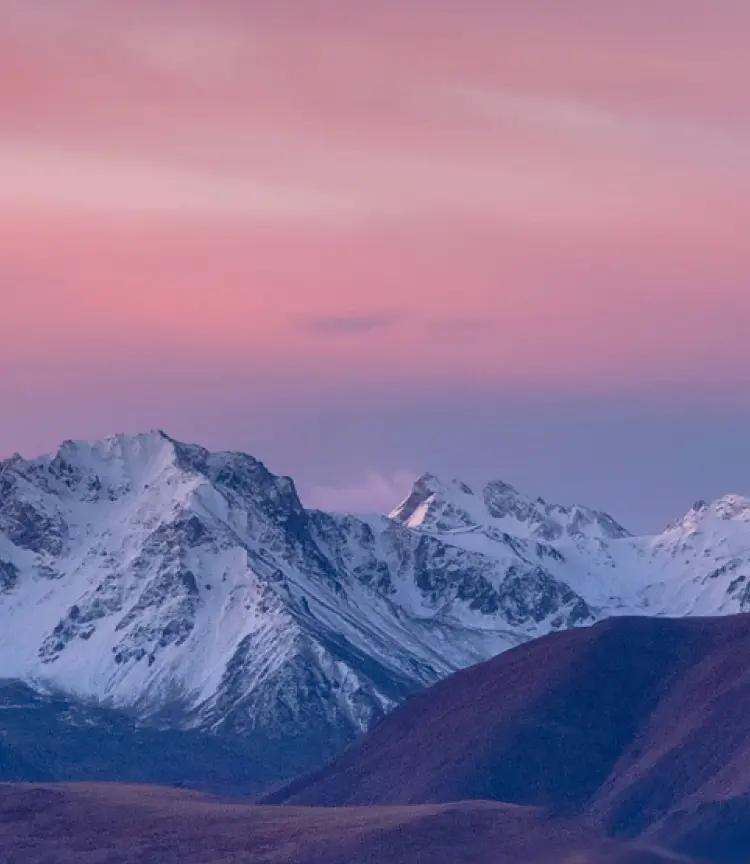
#> input picture mountail.webp, 750 x 864 px
$ python thresolding_gray_binary.py
#> lines starting #> are read from the running program, lines starting #| are printed output that depends on the picture; after the words box and inside, x2 and y2 are one past the last pixel; in counts of white or black regions, pixels touching at a corner belong together
import cv2
import matplotlib.pyplot as plt

image_path = 'mountail.webp'
gray_img = cv2.imread(image_path, cv2.IMREAD_GRAYSCALE)
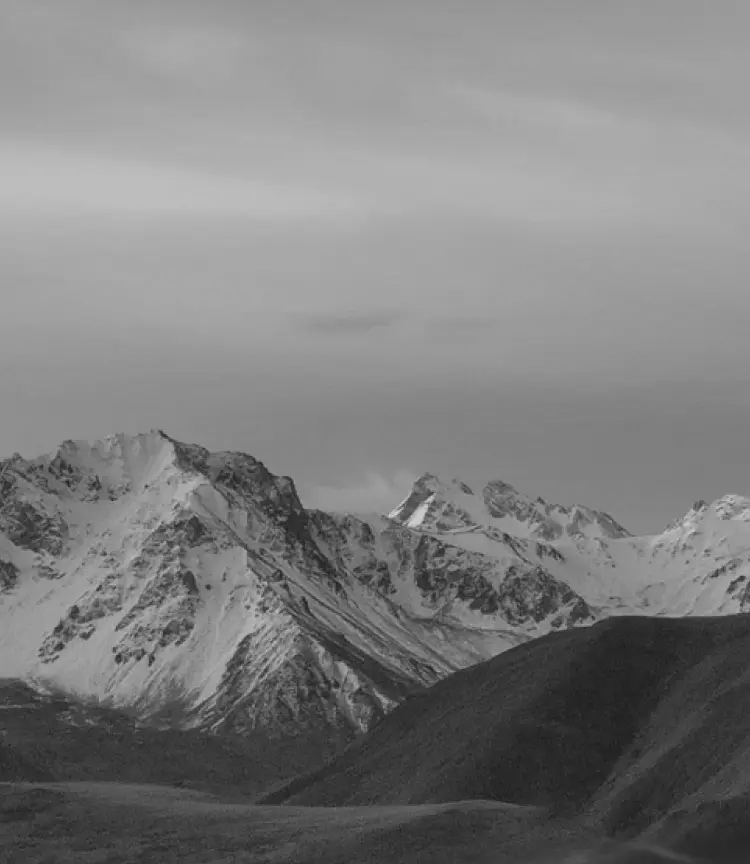
#> gray_img: shape (864, 750); min 29, max 213, mean 126

if gray_img is None:
    raise FileNotFoundError(f"Could not open image at {image_path}")

threshold_val = int(input("Enter threshold value (0-255): "))
#> the answer given: 100

test_thresholds = [
    max(0, threshold_val - 50),
    threshold_val,
    min(255, threshold_val + 50)
]

plt.figure(figsize=(15, 5))

plt.subplot(1, 4, 1)
plt.imshow(gray_img, cmap='gray')
plt.title("Original Grayscale")
plt.axis("off")

for i, t in enumerate(test_thresholds, start=2):
    _, binary_img = cv2.threshold(gray_img, t, 255, cv2.THRESH_BINARY)
    plt.subplot(1, 4, i)
    plt.imshow(binary_img, cmap='gray')
    plt.title(f"Threshold = {t}")
    plt.axis("off")
#> this loop made 3 passes
#> pass 1, `_, binary_img = cv2.threshold(gray_img, t, 255, cv2.THRESH_BINARY)`:
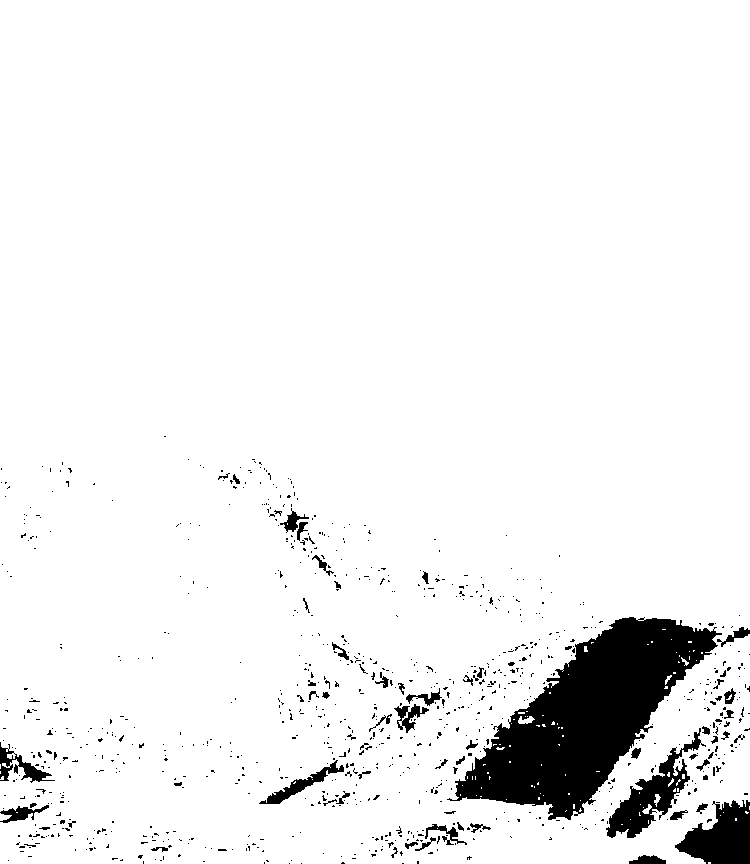
#> binary_img: shape (864, 750); 94% white; 902 black regions (834 under 20 px), largest, box (x1, y1, x2, y2) and area: (447, 617, 722, 820) 24113, (675, 800, 750, 864) 3057, (606, 728, 706, 838) 2996
#> pass 2, `_, binary_img = cv2.threshold(gray_img, t, 255, cv2.THRESH_BINARY)`:
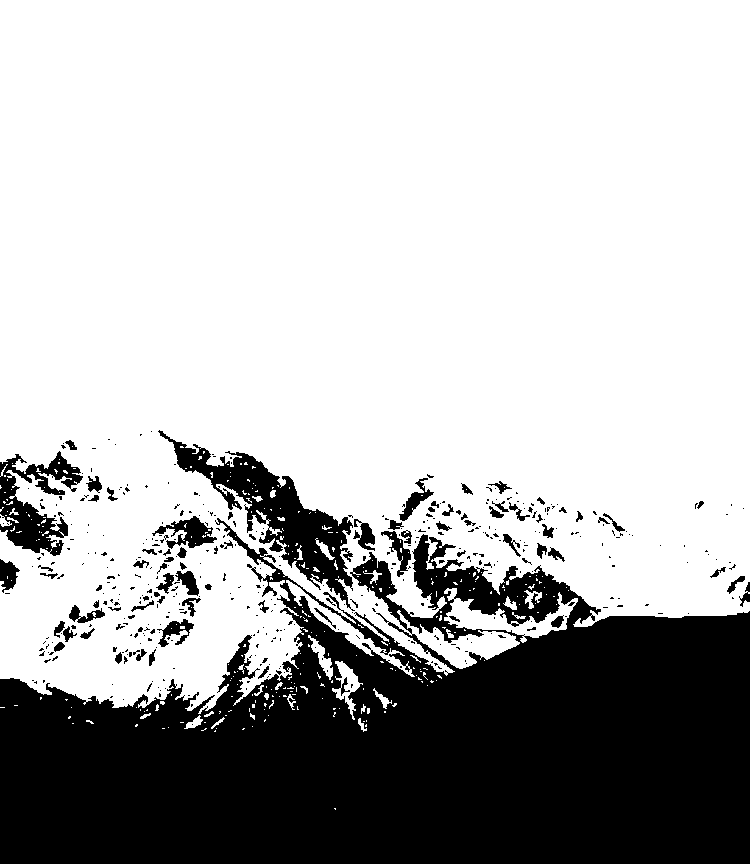
#> binary_img: shape (864, 750); 71.3% white; 449 black regions (368 under 20 px), largest, box (x1, y1, x2, y2) and area: (0, 518, 750, 864) 164214, (158, 430, 355, 611) 8696, (0, 451, 83, 556) 3802
#> pass 3, `_, binary_img = cv2.threshold(gray_img, t, 255, cv2.THRESH_BINARY)`:
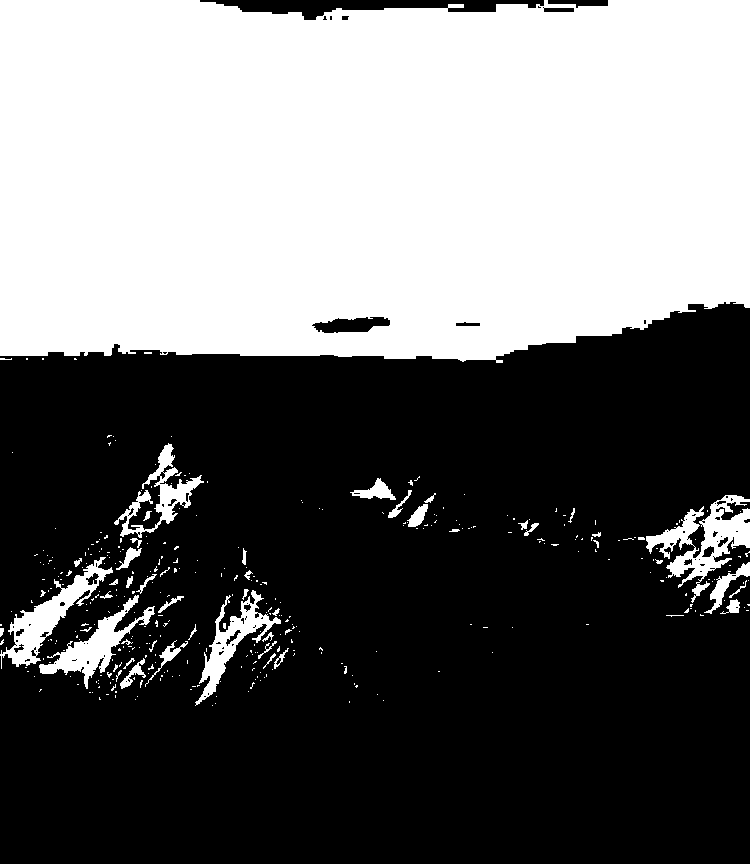
#> binary_img: shape (864, 750); 42.3% white; 368 white regions (319 under 20 px), largest, box (x1, y1, x2, y2) and area: (0, 0, 750, 363) 255095, (646, 495, 750, 603) 3914, (0, 557, 113, 669) 3090

plt.tight_layout()
plt.show()
